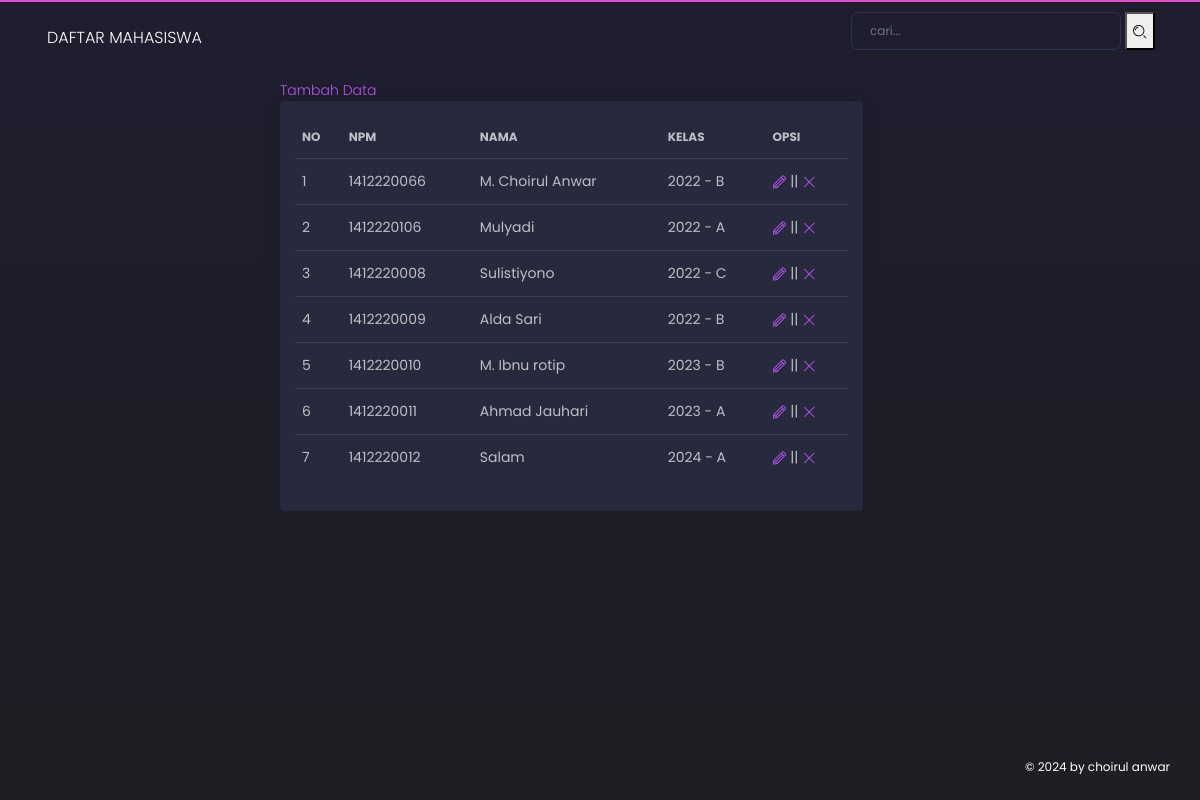
The page /examples/index.php on the database its author committed.
### tables this page shows
CREATE TABLE `mhs` (
  `id` int(11) NOT NULL,
  `npm` varchar(10) NOT NULL,
  `nama` varchar(100) NOT NULL,
  `angkatan` int(4) NOT NULL,
  `kelas` char(1) NOT NULL
);

### examples/fungsi.php (called while the page is built, shortened)
<?php
$conn = mysqli_connect("localhost", "root", "", "irul1412220066");
function query()
{
    global $conn;
    $select = mysqli_query($conn, "SELECT * from mhs");
    return mysqli_fetch_all($select, MYSQLI_ASSOC);
}

### examples/index.php (the view, shortened to what this page needs)
<?php
include 'fungsi.php';
$mhs = query();
?>
<!DOCTYPE html>
<html lang="en">
<head>
  <link href="https://use.fontawesome.com/releases/v5.0.6/css/all.css" rel="stylesheet">
  <link href="../assets/css/nucleo-icons.css" rel="stylesheet" />
  <link href="../assets/css/black-dashboard.css?v=1.0.0" rel="stylesheet" />
</head>
<body class="">
  <div class="wrapper">
    <div class="main-panel">
      <nav class="navbar navbar-expand-lg navbar-absolute navbar-transparent">
        <div class="container-fluid">
          <div class="navbar-wrapper">
            <a class="navbar-brand" href="index.php">Daftar Mahasiswa</a>
          </div>
          <form action="" method="post">
            <ul class="navbar-nav ml-auto">
              <div class="col-md-15 pr-md-1">
                <div class="form-group">
                  <input type="text" name="cari" class="form-control" autofocus placeholder="cari...">
                </div>
              </div>
              <button type="submit" name="submit" class="form-group" ><i class="tim-icons icon-zoom-split"></i></button>
            </ul>
          </form>
        </div>
      </nav>
      <div class="content">
      <a href="tambah.php"  >Tambah Data</a>
        <div class="row">
          <div class="col-md-8">
            <div class="card">
              <div class="card-body">
                <table class="table tablesorter " id="">
                  <thead class=" text-primary">
                    <tr>
                      <th>
                        No
                      </th>
                      <th>
                        NPM
                      </th>
                      <th>
                        Nama
                      </th>
                      <th>
                        Kelas
                      </th>
                      <th>
                        Opsi
                      </th>
                    </tr>
                  </thead>
                  <tbody>
                    <?php
                    $no = 1;
                    foreach ($mhs as $m) {
                    ?>
                    <tr>
                      <td><?= $no++ ?></td>
                      <td><?= $m['npm'] ?></td>
                      <td><?= $m['nama'] ?></td>
                      <td><?= $m['angkatan'] ?> - <?= $m['kelas'] ?></td>
                      <td><a href="ubah.php?id=<?=$m['id']?>" class="tim-icons icon-pencil"> </a>  ||  <a href="hapus.php?id=<?=$m['id']?>" onclick="return confirm('ingin menghapus data ini?')" class="tim-icons icon-simple-remove"></td>
                    </tr>
                    <?php } ?>
                  </tbody>
                </table>
              </div>
            </div>
          </div>
          <div class="col-md-4">
          </div>
        </div>
      </div>
      <footer class="footer">
        <div class="container-fluid">
          <div class="copyright">
            ©
             by choirul anwar
          </div>
        </div>
      </footer>
    </div>
  </div>
</body>
</html>

### rows shown on the page
mhs: npm "1412220066", nama "M. Choirul Anwar", angkatan "2022", kelas "B"
mhs: npm "1412220106", nama "Mulyadi", angkatan "2022", kelas "A"
mhs: npm "1412220008", nama "Sulistiyono", angkatan "2022", kelas "C"
mhs: npm "1412220009", nama "Alda Sari", angkatan "2022", kelas "B"
mhs: npm "1412220010", nama "M. Ibnu rotip", angkatan "2023", kelas "B"
mhs: npm "1412220011", nama "Ahmad Jauhari", angkatan "2023", kelas "A"
mhs: npm "1412220012", nama "Salam", angkatan "2024", kelas "A"
